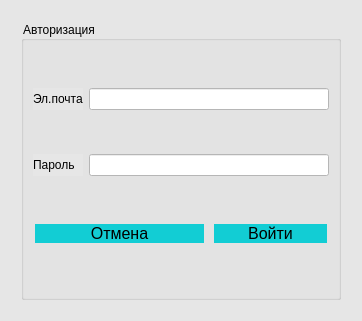
<?xml version="1.0" encoding="UTF-8"?>
<ui version="4.0">
 <class>LoginForm</class>
 <widget class="QDialog" name="LoginForm">
  <property name="geometry">
   <rect>
    <x>0</x>
    <y>0</y>
    <width>362</width>
    <height>321</height>
   </rect>
  </property>
  <property name="windowTitle">
   <string>Dialog</string>
  </property>
  <property name="styleSheet">
   <string notr="true">background: #E6E6E6;</string>
  </property>
  <layout class="QGridLayout" name="gridLayout_2">
   <item row="0" column="1">
    <spacer name="verticalSpacer">
     <property name="orientation">
      <enum>Qt::Vertical</enum>
     </property>
     <property name="sizeType">
      <enum>QSizePolicy::Fixed</enum>
     </property>
     <property name="sizeHint" stdset="0">
      <size>
       <width>20</width>
       <height>10</height>
      </size>
     </property>
    </spacer>
   </item>
   <item row="1" column="0">
    <spacer name="horizontalSpacer">
     <property name="orientation">
      <enum>Qt::Horizontal</enum>
     </property>
     <property name="sizeType">
      <enum>QSizePolicy::Fixed</enum>
     </property>
     <property name="sizeHint" stdset="0">
      <size>
       <width>10</width>
       <height>10</height>
      </size>
     </property>
    </spacer>
   </item>
   <item row="1" column="1">
    <widget class="QGroupBox" name="groupBox">
     <property name="title">
      <string>Авторизация</string>
     </property>
     <layout class="QGridLayout" name="gridLayout">
      <item row="0" column="0">
       <widget class="QLabel" name="label">
        <property name="maximumSize">
         <size>
          <width>50</width>
          <height>12412421</height>
         </size>
        </property>
        <property name="text">
         <string>Эл.почта</string>
        </property>
       </widget>
      </item>
      <item row="2" column="0" colspan="2">
       <widget class="QPushButton" name="cancelButton">
        <property name="styleSheet">
         <string notr="true">QPushButton {
	border-radius: 10px;
	background-color: #12CDD4;
	font-size: 18px;
border: none;
    text-align: center;
    text-decoration: none;
    font-size: 16px;
    margin: 4px 2px;
}
QPushButton:hover { 
	background-color: qlineargradient(x1: 0, y1: 0, x2: 0, y2: 1, stop: 0 #12CDD4, stop: 1 #a1e1e3 );
	border: 2px solid black;
}
QPushButton:pressed {
	background-color: qlineargradient(x1: 0, y1: 0, x2: 0, y2: 1, stop: 0 #a1e1e3, stop: 1 #12CDD4);
	border: 2px solid black;
}</string>
        </property>
        <property name="text">
         <string>Отмена</string>
        </property>
       </widget>
      </item>
      <item row="1" column="0">
       <widget class="QLabel" name="label_2">
        <property name="maximumSize">
         <size>
          <width>50</width>
          <height>16777215</height>
         </size>
        </property>
        <property name="text">
         <string>Пароль</string>
        </property>
       </widget>
      </item>
      <item row="0" column="1" colspan="2">
       <widget class="QLineEdit" name="loginLineEdit">
        <property name="styleSheet">
         <string notr="true">background-color: white;</string>
        </property>
       </widget>
      </item>
      <item row="1" column="1" colspan="2">
       <widget class="QLineEdit" name="passwordLineEdit">
        <property name="styleSheet">
         <string notr="true">background-color: white;</string>
        </property>
       </widget>
      </item>
      <item row="2" column="2">
       <widget class="QPushButton" name="loginButton">
        <property name="styleSheet">
         <string notr="true">QPushButton {
	border-radius: 10px;
	background-color: #12CDD4;
	font-size: 18px;
border: none;
    text-align: center;
    text-decoration: none;
    font-size: 16px;
    margin: 4px 2px;
}
QPushButton:hover { 
	background-color: qlineargradient(x1: 0, y1: 0, x2: 0, y2: 1, stop: 0 #12CDD4, stop: 1 #a1e1e3 );
	border: 2px solid black;
}
QPushButton:pressed {
	background-color: qlineargradient(x1: 0, y1: 0, x2: 0, y2: 1, stop: 0 #a1e1e3, stop: 1 #12CDD4);
	border: 2px solid black;
}</string>
        </property>
        <property name="text">
         <string>Войти</string>
        </property>
       </widget>
      </item>
     </layout>
    </widget>
   </item>
   <item row="1" column="2">
    <spacer name="horizontalSpacer_2">
     <property name="orientation">
      <enum>Qt::Horizontal</enum>
     </property>
     <property name="sizeType">
      <enum>QSizePolicy::Fixed</enum>
     </property>
     <property name="sizeHint" stdset="0">
      <size>
       <width>10</width>
       <height>20</height>
      </size>
     </property>
    </spacer>
   </item>
   <item row="2" column="1">
    <spacer name="verticalSpacer_2">
     <property name="orientation">
      <enum>Qt::Vertical</enum>
     </property>
     <property name="sizeType">
      <enum>QSizePolicy::Fixed</enum>
     </property>
     <property name="sizeHint" stdset="0">
      <size>
       <width>20</width>
       <height>10</height>
      </size>
     </property>
    </spacer>
   </item>
  </layout>
 </widget>
 <resources/>
 <connections/>
</ui>
